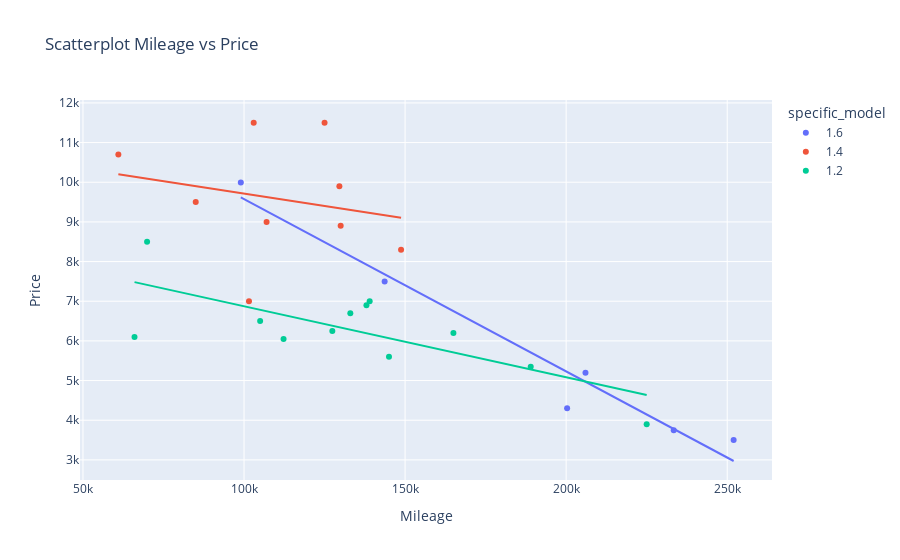

Notebook cell for this chart:
### Code cell
#Scatterplot Price vs Mileage
scatter_price_mileage = px.scatter(df, 
    x='Mileage', y='Price', 
    title='Scatterplot Mileage vs Price', 
    trendline='ols',                           #regression line but requires statsmodels to be installed
    color='specific_model') 
scatter_price_mileage.show()

### Figure 1 — Plotly figure (JSON) as saved in the notebook; plotly's stock layout.template omitted (floating-point values rounded to 4 significant figures)
{"data": [{"hovertemplate": "specific_model=1.6<br>Mileage=%{x}<br>Price=%{y}<extra></extra>", "legendgroup": "1.6", "marker": {"color": "#636efa", "symbol": "circle"}, "mode": "markers", "name": "1.6", "orientation": "v", "showlegend": true, "type": "scatter", "x": [233394, 99000, 206000, 200300, 252000, 143652], "xaxis": "x", "y": [3750, 9995, 5199, 4300, 3500, 7500], "yaxis": "y"}, {"hovertemplate": "<b>OLS trendline</b><br>Price = -0.0434619 * Mileage + 13924.1<br>R<sup>2</sup>=0.958566<br><br>specific_model=1.6<br>Mileage=%{x}<br>Price=%{y} <b>(trend)</b><extra></extra>", "legendgroup": "1.6", "marker": {"color": "#636efa", "symbol": "circle"}, "mode": "lines", "name": "1.6", "showlegend": false, "type": "scatter", "x": [99000, 143652, 200300, 206000, 233394, 252000], "xaxis": "x", "y": [9621.0, 7681.0, 5219.0, 4971.0, 3780.0, 2972.0], "yaxis": "y"}, {"hovertemplate": "specific_model=1.4<br>Mileage=%{x}<br>Price=%{y}<extra></extra>", "legendgroup": "1.4", "marker": {"color": "#EF553B", "symbol": "circle"}, "mode": "markers", "name": "1.4", "orientation": "v", "showlegend": true, "type": "scatter", "x": [129600, 125000, 130000, 103000, 148750, 101532, 85000, 107000, 60981], "xaxis": "x", "y": [9900, 11499, 8900, 11500, 8300, 6999, 9500, 9000, 10700], "yaxis": "y"}, {"hovertemplate": "<b>OLS trendline</b><br>Price = -0.0125076 * Mileage + 10965.7<br>R<sup>2</sup>=0.049732<br><br>specific_model=1.4<br>Mileage=%{x}<br>Price=%{y} <b>(trend)</b><extra></extra>", "legendgroup": "1.4", "marker": {"color": "#EF553B", "symbol": "circle"}, "mode": "lines", "name": "1.4", "showlegend": false, "type": "scatter", "x": [60981, 85000, 101532, 103000, 107000, 125000, 129600, 130000, 148750], "xaxis": "x", "y": [10200.0, 9903.0, 9696.0, 9677.0, 9627.0, 9402.0, 9345.0, 9340.0, 9105.0], "yaxis": "y"}, {"hovertemplate": "specific_model=1.2<br>Mileage=%{x}<br>Price=%{y}<extra></extra>", "legendgroup": "1.2", "marker": {"color": "#00cc96", "symbol": "circle"}, "mode": "markers", "name": "1.2", "orientation": "v", "showlegend": true, "type": "scatter", "x": [132997, 69900, 145000, 138000, 112273, 105000, 127410, 139000, 165000, 225000, 189000, 66000], "xaxis": "x", "y": [6700, 8500, 5600, 6900, 6050, 6500, 6250, 6999, 6200, 3900, 5350, 6100], "yaxis": "y"}, {"hovertemplate": "<b>OLS trendline</b><br>Price = -0.0179036 * Mileage + 8662.99<br>R<sup>2</sup>=0.549638<br><br>specific_model=1.2<br>Mileage=%{x}<br>Price=%{y} <b>(trend)</b><extra></extra>", "legendgroup": "1.2", "marker": {"color": "#00cc96", "symbol": "circle"}, "mode": "lines", "name": "1.2", "showlegend": false, "type": "scatter", "x": [66000, 69900, 105000, 112273, 127410, 132997, 138000, 139000, 145000, 165000, 189000, 225000], "xaxis": "x", "y": [7481.0, 7412.0, 6783.0, 6653.0, 6382.0, 6282.0, 6192.0, 6174.0, 6067.0, 5709.0, 5279.0, 4635.0], "yaxis": "y"}], "layout": {"legend": {"title": {"text": "specific_model"}, "tracegroupgap": 0}, "title": {"text": "Scatterplot Mileage vs Price"}, "xaxis": {"anchor": "y", "domain": [0, 1], "title": {"text": "Mileage"}}, "yaxis": {"anchor": "x", "domain": [0, 1], "title": {"text": "Price"}}}}
